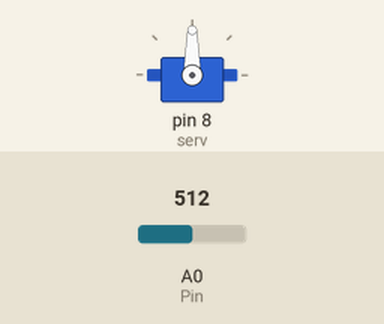
Recording of a sketch running on a simulated Arduino Uno, built with avr-gcc and run on an emulated ATmega328P. On the bench: servo. The inputs (shaded band) are chosen by the test bench; at power-on: A0 (Pin) = 512.

Above: at 1.3 s.
1.4 s: A0 (Pin) set to 716
At 2.7 s:
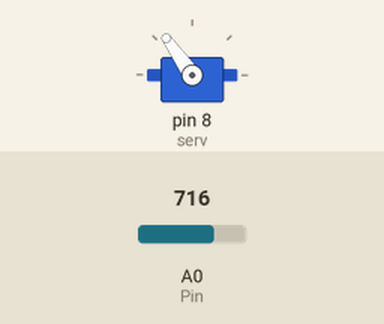
3.0 s: A0 (Pin) set to 900
At 3.8 s:
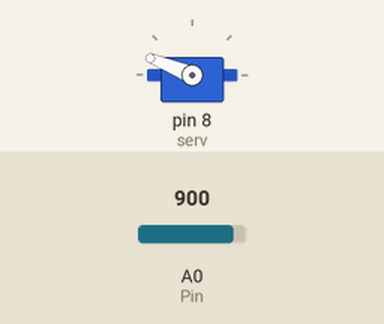
4.5 s: A0 (Pin) set to 1023
At 5.0 s:
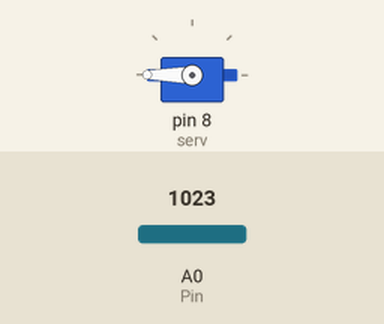
6.0 s: A0 (Pin) set to 306
At 7.2 s:
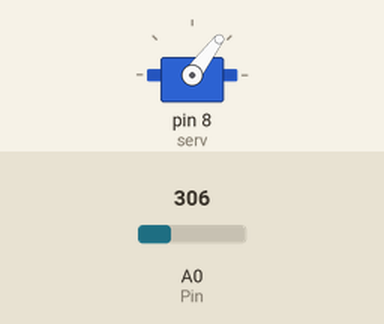
7.5 s: A0 (Pin) set to 122
At 8.5 s:
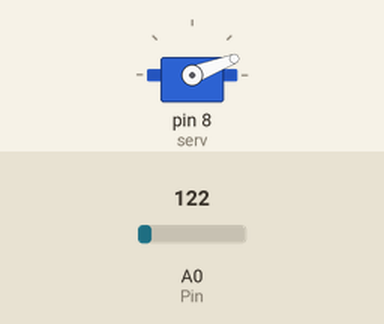
Timing chart, 0 to 10.0 s (numbered marks = the images above; inputs shaded):
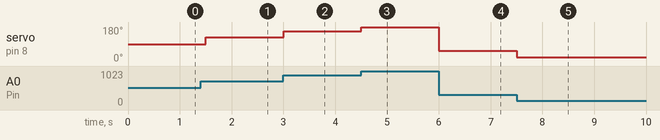

Measured:
- after the input at 1.4 s, servo on pin 8 (serv): 90° → 125° after 0.10 s
- after the input at 3.0 s, servo on pin 8 (serv): 125° → 158° at once
- after the input at 4.5 s, servo on pin 8 (serv): 158° → 180° at once
- after the input at 6.0 s, servo on pin 8 (serv): 180° → 53° at once
- after the input at 7.5 s, servo on pin 8 (serv): 53° → 21° at once

The sketch:

SERVO.ino
```cpp
#include<Servo.h>
Servo serv;
int const Pin=A0;
int potenciometro;
int angulo;

void setup(){
  serv.attach(8);
  Serial.begin(9600);
}

void loop(){
  potenciometro = analogRead(Pin);
  angulo = map(potenciometro,0,1023,0,180);
  serv.write(angulo);
  delay (500);
}
```
